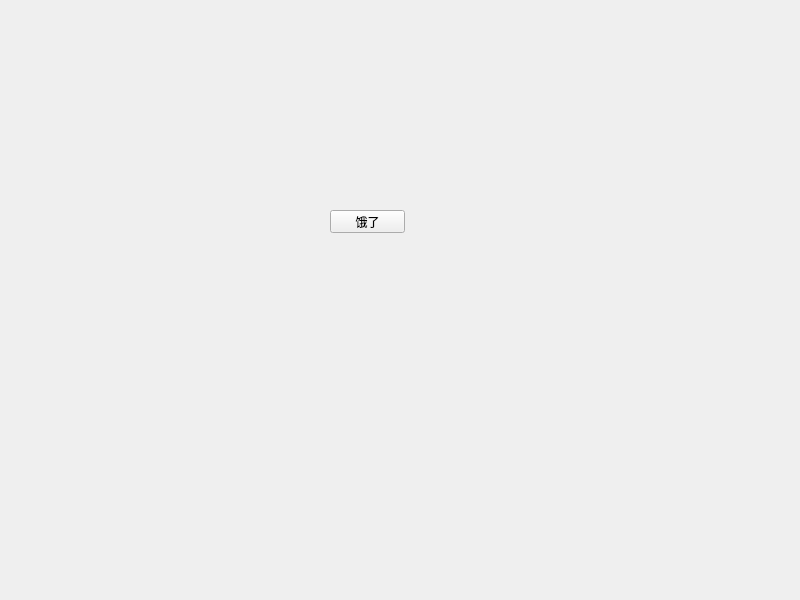
<?xml version="1.0" encoding="UTF-8"?>
<ui version="4.0">
 <class>Widget</class>
 <widget class="QWidget" name="Widget">
  <property name="geometry">
   <rect>
    <x>0</x>
    <y>0</y>
    <width>800</width>
    <height>600</height>
   </rect>
  </property>
  <property name="windowTitle">
   <string>Widget</string>
  </property>
  <widget class="QPushButton" name="hungryBtn">
   <property name="geometry">
    <rect>
     <x>330</x>
     <y>210</y>
     <width>75</width>
     <height>23</height>
    </rect>
   </property>
   <property name="text">
    <string>饿了</string>
   </property>
  </widget>
 </widget>
 <resources/>
 <connections/>
</ui>
